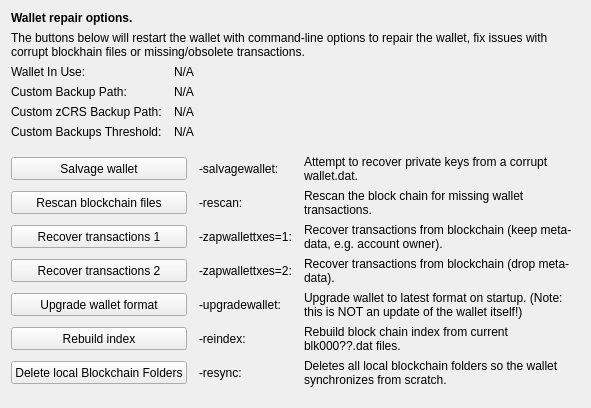
     <widget class="QWidget" name="tab_repair">
      <attribute name="title">
       <string>&amp;Wallet Repair</string>
      </attribute>
      <layout class="QGridLayout" name="gridLayout_4" columnstretch="0,0,0,0">
       <property name="horizontalSpacing">
        <number>12</number>
       </property>
       <item row="0" column="0" colspan="4">
        <widget class="QLabel" name="label_repair_header">
         <property name="font">
          <font>
           <weight>75</weight>
           <bold>true</bold>
          </font>
         </property>
         <property name="text">
          <string>Wallet repair options.</string>
         </property>
        </widget>
       </item>
       <item row="1" column="0" colspan="4">
        <widget class="QLabel" name="label_repair_helptext">
         <property name="font">
          <font>
           <weight>50</weight>
           <bold>false</bold>
          </font>
         </property>
         <property name="text">
          <string>The buttons below will restart the wallet with command-line options to repair the wallet, fix issues with corrupt blockhain files or missing/obsolete transactions.</string>
         </property>
         <property name="wordWrap">
          <bool>true</bool>
         </property>
        </widget>
       </item>
       <item row="2" column="0">
        <widget class="QLabel" name="wallet_path_label">
         <property name="text">
          <string>Wallet In Use:</string>
         </property>
        </widget>
       </item>
       <item row="2" column="1" colspan="3">
        <widget class="QLabel" name="wallet_path">
         <property name="cursor">
          <cursorShape>IBeamCursor</cursorShape>
         </property>
         <property name="text">
          <string>N/A</string>
         </property>
         <property name="textFormat">
          <enum>Qt::PlainText</enum>
         </property>
         <property name="textInteractionFlags">
          <set>Qt::LinksAccessibleByMouse|Qt::TextSelectableByKeyboard|Qt::TextSelectableByMouse</set>
         </property>
        </widget>
       </item>
       <item row="3" column="0">
        <widget class="QLabel" name="wallet_custombackuppath_label">
         <property name="text">
          <string>Custom Backup Path:</string>
         </property>
         <property name="visible">
          <bool>false</bool>
         </property>
        </widget>
       </item>
       <item row="3" column="1" colspan="3">
        <widget class="QLabel" name="wallet_custombackuppath">
         <property name="cursor">
          <cursorShape>IBeamCursor</cursorShape>
         </property>
         <property name="text">
          <string>N/A</string>
         </property>
         <property name="textFormat">
          <enum>Qt::PlainText</enum>
         </property>
         <property name="textInteractionFlags">
          <set>Qt::LinksAccessibleByMouse|Qt::TextSelectableByKeyboard|Qt::TextSelectableByMouse</set>
         </property>
         <property name="visible">
          <bool>false</bool>
         </property>
        </widget>
       </item>
       <item row="4" column="0">
        <widget class="QLabel" name="wallet_customzCRSbackuppath_label">
         <property name="text">
          <string>Custom zCRS Backup Path:</string>
         </property>
         <property name="visible">
          <bool>false</bool>
         </property>
        </widget>
       </item>
       <item row="4" column="1" colspan="3">
        <widget class="QLabel" name="wallet_customzCRSbackuppath">
         <property name="cursor">
          <cursorShape>IBeamCursor</cursorShape>
         </property>
         <property name="text">
          <string>N/A</string>
         </property>
         <property name="textFormat">
          <enum>Qt::PlainText</enum>
         </property>
         <property name="textInteractionFlags">
          <set>Qt::LinksAccessibleByMouse|Qt::TextSelectableByKeyboard|Qt::TextSelectableByMouse</set>
         </property>
         <property name="visible">
          <bool>false</bool>
         </property>
        </widget>
       </item>
       <item row="5" column="0">
        <widget class="QLabel" name="wallet_custombackupthreshold_label">
         <property name="text">
          <string>Custom Backups Threshold:</string>
         </property>
         <property name="visible">
          <bool>false</bool>
         </property>
        </widget>
       </item>
       <item row="5" column="1" colspan="3">
        <widget class="QLabel" name="wallet_custombackupthreshold">
         <property name="cursor">
          <cursorShape>IBeamCursor</cursorShape>
         </property>
         <property name="text">
          <string>N/A</string>
         </property>
         <property name="textFormat">
          <enum>Qt::PlainText</enum>
         </property>
         <property name="textInteractionFlags">
          <set>Qt::LinksAccessibleByMouse|Qt::TextSelectableByKeyboard|Qt::TextSelectableByMouse</set>
         </property>
         <property name="visible">
          <bool>false</bool>
         </property>
        </widget>
       </item>
       <item row="6" column="0">
        <spacer name="verticalSpacer_repair1">
         <property name="orientation">
          <enum>Qt::Vertical</enum>
         </property>
         <property name="sizeHint" stdset="0">
          <size>
           <width>10</width>
           <height>10</height>
          </size>
         </property>
        </spacer>
       </item>
       <item row="7" column="0" colspan="2">
        <widget class="QPushButton" name="btn_salvagewallet">
         <property name="minimumSize">
          <size>
           <width>100</width>
           <height>23</height>
          </size>
         </property>
         <property name="text">
          <string>Salvage wallet</string>
         </property>
        </widget>
       </item>
       <item row="7" column="2">
        <widget class="QLabel" name="label_repair_salvage_command">
         <property name="text">
          <string notr="true">-salvagewallet:</string>
         </property>
        </widget>
       </item>
       <item row="7" column="3">
        <widget class="QLabel" name="label_repair_salvage">
         <property name="text">
          <string>Attempt to recover private keys from a corrupt wallet.dat.</string>
         </property>
         <property name="wordWrap">
          <bool>true</bool>
         </property>
        </widget>
       </item>
       <item row="8" column="0" colspan="2">
        <widget class="QPushButton" name="btn_rescan">
         <property name="minimumSize">
          <size>
           <width>100</width>
           <height>23</height>
          </size>
         </property>
         <property name="text">
          <string>Rescan blockchain files</string>
         </property>
        </widget>
       </item>
       <item row="8" column="2">
        <widget class="QLabel" name="label_repair_rescan_command">
         <property name="text">
          <string notr="true">-rescan:</string>
         </property>
        </widget>
       </item>
       <item row="8" column="3">
        <widget class="QLabel" name="label_repair_rescan">
         <property name="text">
          <string>Rescan the block chain for missing wallet transactions.</string>
         </property>
         <property name="wordWrap">
          <bool>true</bool>
         </property>
        </widget>
       </item>
       <item row="9" column="0" colspan="2">
        <widget class="QPushButton" name="btn_zapwallettxes1">
         <property name="minimumSize">
          <size>
           <width>100</width>
           <height>23</height>
          </size>
         </property>
         <property name="text">
          <string>Recover transactions 1</string>
         </property>
        </widget>
       </item>
       <item row="9" column="2">
        <widget class="QLabel" name="label_repair_zap1_command">
         <property name="text">
          <string notr="true">-zapwallettxes=1:</string>
         </property>
        </widget>
       </item>
       <item row="9" column="3">
        <widget class="QLabel" name="label_repair_zap1">
         <property name="text">
          <string>Recover transactions from blockchain (keep meta-data, e.g. account owner).</string>
         </property>
         <property name="wordWrap">
          <bool>true</bool>
         </property>
        </widget>
       </item>
       <item row="10" column="0" colspan="2">
        <widget class="QPushButton" name="btn_zapwallettxes2">
         <property name="minimumSize">
          <size>
           <width>100</width>
           <height>23</height>
          </size>
         </property>
         <property name="text">
          <string>Recover transactions 2</string>
         </property>
        </widget>
       </item>
       <item row="10" column="2">
        <widget class="QLabel" name="label_repair_zap2_command">
         <property name="text">
          <string notr="true">-zapwallettxes=2:</string>
         </property>
        </widget>
       </item>
       <item row="10" column="3">
        <widget class="QLabel" name="label_repair_zap2">
         <property name="text">
          <string>Recover transactions from blockchain (drop meta-data).</string>
         </property>
         <property name="wordWrap">
          <bool>true</bool>
         </property>
        </widget>
       </item>
       <item row="11" column="0" colspan="2">
        <widget class="QPushButton" name="btn_upgradewallet">
         <property name="minimumSize">
          <size>
           <width>100</width>
           <height>23</height>
          </size>
         </property>
         <property name="text">
          <string>Upgrade wallet format</string>
         </property>
        </widget>
       </item>
       <item row="11" column="2">
        <widget class="QLabel" name="label_repair_upgrade_command">
         <property name="text">
          <string notr="true">-upgradewallet:</string>
         </property>
        </widget>
       </item>
       <item row="11" column="3">
        <widget class="QLabel" name="label_repair_upgrade">
         <property name="text">
          <string>Upgrade wallet to latest format on startup. (Note: this is NOT an update of the wallet itself!)</string>
         </property>
         <property name="wordWrap">
          <bool>true</bool>
         </property>
        </widget>
       </item>
       <item row="12" column="0" colspan="2">
        <widget class="QPushButton" name="btn_reindex">
         <property name="minimumSize">
          <size>
           <width>100</width>
           <height>23</height>
          </size>
         </property>
         <property name="text">
          <string>Rebuild index</string>
         </property>
        </widget>
       </item>
       <item row="12" column="2">
        <widget class="QLabel" name="label_repair_reindex_command">
         <property name="text">
          <string notr="true">-reindex:</string>
         </property>
        </widget>
       </item>
       <item row="12" column="3">
        <widget class="QLabel" name="label_repair_reindex">
         <property name="text">
          <string>Rebuild block chain index from current blk000??.dat files.</string>
         </property>
         <property name="wordWrap">
          <bool>true</bool>
         </property>
        </widget>
       </item>
       <item row="13" column="0" colspan="2">
        <widget class="QPushButton" name="btn_resync">
         <property name="minimumSize">
          <size>
           <width>100</width>
           <height>23</height>
          </size>
         </property>
         <property name="text">
          <string>Delete local Blockchain Folders</string>
         </property>
        </widget>
       </item>
       <item row="13" column="2">
        <widget class="QLabel" name="label_repair_resync_command">
         <property name="text">
          <string>-resync:</string>
         </property>
        </widget>
       </item>
       <item row="13" column="3">
        <widget class="QLabel" name="label_repair_resync">
         <property name="text">
          <string>Deletes all local blockchain folders so the wallet synchronizes from scratch.</string>
         </property>
         <property name="wordWrap">
          <bool>true</bool>
         </property>
        </widget>
       </item>
       <item row="14" column="0">
        <spacer name="verticalSpacer_repair2">
         <property name="orientation">
          <enum>Qt::Vertical</enum>
         </property>
         <property name="sizeHint" stdset="0">
          <size>
           <width>20</width>
           <height>10</height>
          </size>
         </property>
        </spacer>
       </item>
      </layout>
     </widget>
